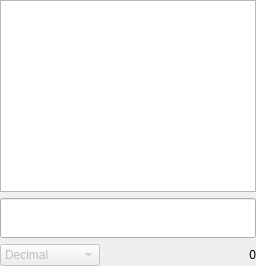
       <widget class="QWidget" name="widget_main" native="true">
        <layout class="QVBoxLayout" name="verticalLayout_2">
         <property name="leftMargin">
          <number>0</number>
         </property>
         <property name="topMargin">
          <number>0</number>
         </property>
         <property name="rightMargin">
          <number>0</number>
         </property>
         <property name="bottomMargin">
          <number>0</number>
         </property>
         <item>
          <widget class="QTextEdit" name="textEdit_history">
           <property name="lineWrapMode">
            <enum>QTextEdit::NoWrap</enum>
           </property>
           <property name="readOnly">
            <bool>true</bool>
           </property>
          </widget>
         </item>
         <item>
          <widget class="QLineEdit" name="lineEdit_input">
           <property name="minimumSize">
            <size>
             <width>0</width>
             <height>40</height>
            </size>
           </property>
           <property name="styleSheet">
            <string notr="true"/>
           </property>
           <property name="clearButtonEnabled">
            <bool>false</bool>
           </property>
          </widget>
         </item>
         <item>
          <layout class="QHBoxLayout" name="horizontalLayout_12">
           <item>
            <widget class="QComboBox" name="comboBox">
             <property name="enabled">
              <bool>false</bool>
             </property>
             <property name="sizePolicy">
              <sizepolicy hsizetype="Preferred" vsizetype="Fixed">
               <horstretch>0</horstretch>
               <verstretch>0</verstretch>
              </sizepolicy>
             </property>
             <property name="minimumSize">
              <size>
               <width>0</width>
               <height>0</height>
              </size>
             </property>
             <property name="maximumSize">
              <size>
               <width>100</width>
               <height>16777215</height>
              </size>
             </property>
             <item>
              <property name="text">
               <string>Decimal</string>
              </property>
             </item>
             <item>
              <property name="text">
               <string>Hexadecimal</string>
              </property>
             </item>
             <item>
              <property name="text">
               <string>Octal</string>
              </property>
             </item>
             <item>
              <property name="text">
               <string>Binary</string>
              </property>
             </item>
            </widget>
           </item>
           <item>
            <widget class="QLabel" name="label_lastResult">
             <property name="text">
              <string>0</string>
             </property>
             <property name="alignment">
              <set>Qt::AlignRight|Qt::AlignTrailing|Qt::AlignVCenter</set>
             </property>
            </widget>
           </item>
          </layout>
         </item>
        </layout>
       </widget>
